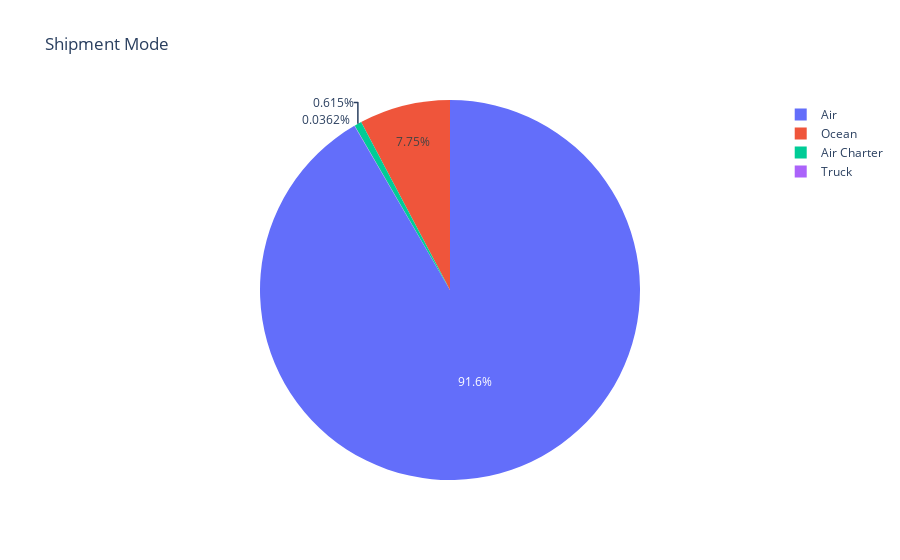

Notebook cell for this chart:
### Code cell
# Pie Chart of column Shipment Mode
ShippingMode = x["Shipment Mode"].value_counts()
labels = (np.array(ShippingMode.index))
sizes = (np.array((ShippingMode / ShippingMode.sum())*100))
trace = go.Pie(labels=labels, values=sizes)
layout = go.Layout(title="Shipment Mode")
dat = [trace]
fig = go.Figure(data=dat, layout=layout)
py.iplot(fig, filename="Shipment Mode")

### Figure 1 — Plotly figure (JSON) as saved in the notebook; plotly's stock layout.template omitted (floating-point values rounded to 4 significant figures)
{"data": [{"labels": ["Air", "Ocean", "Air Charter", "Truck"], "type": "pie", "values": [91.6, 7.748, 0.6155, 0.03621]}], "layout": {"title": {"text": "Shipment Mode"}}}
